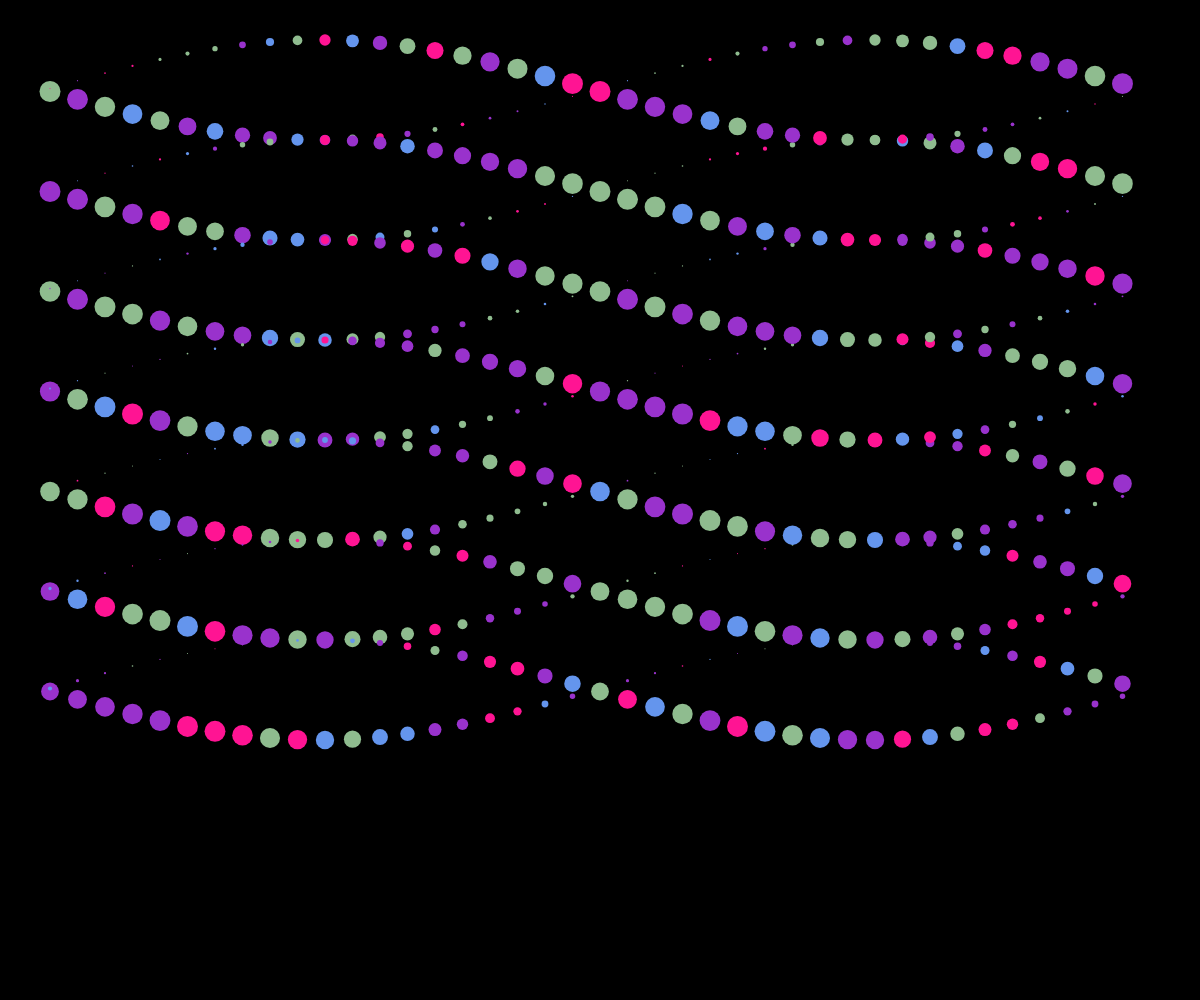
Frame 1 (no input)
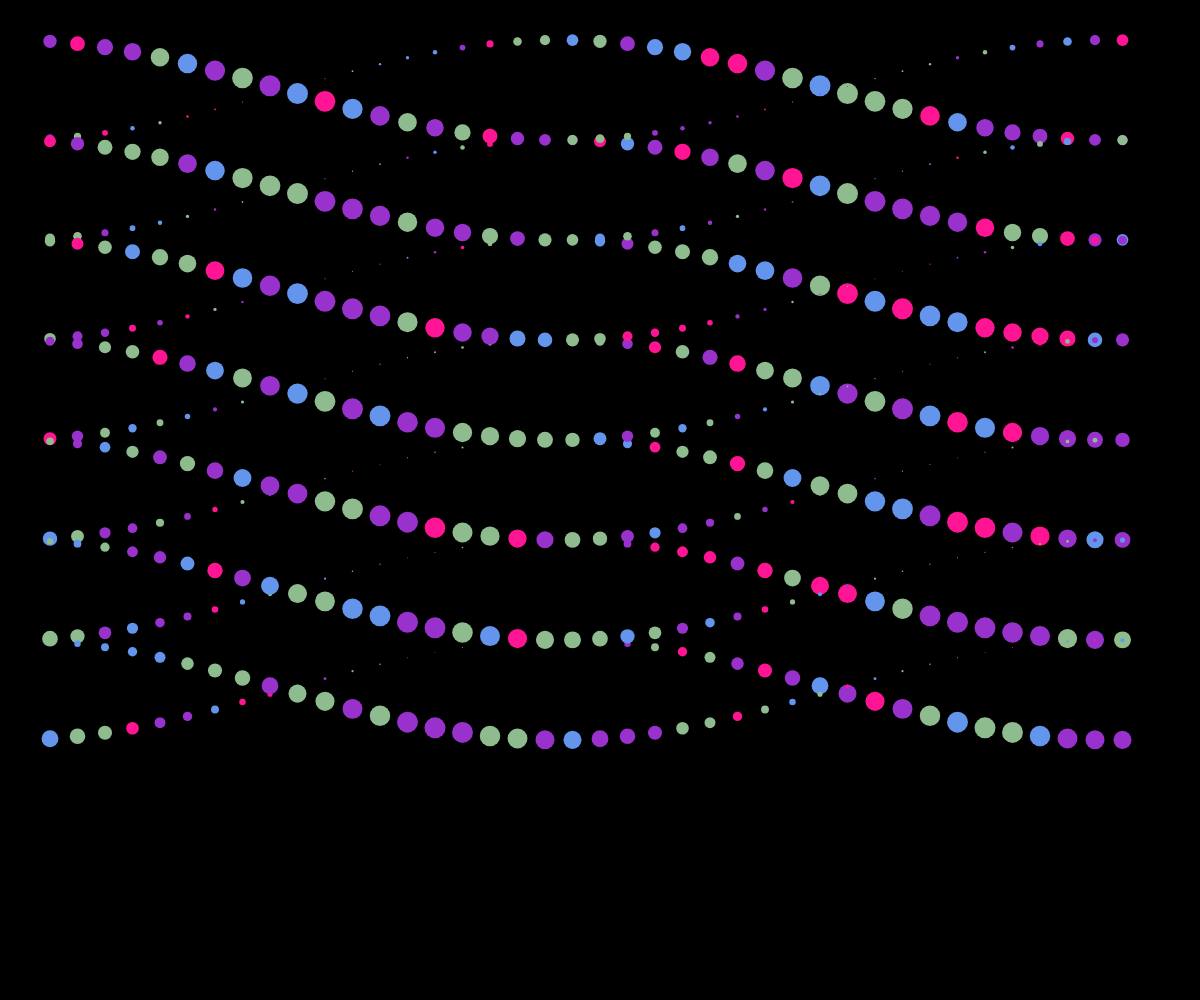
Frame 60 (no input)
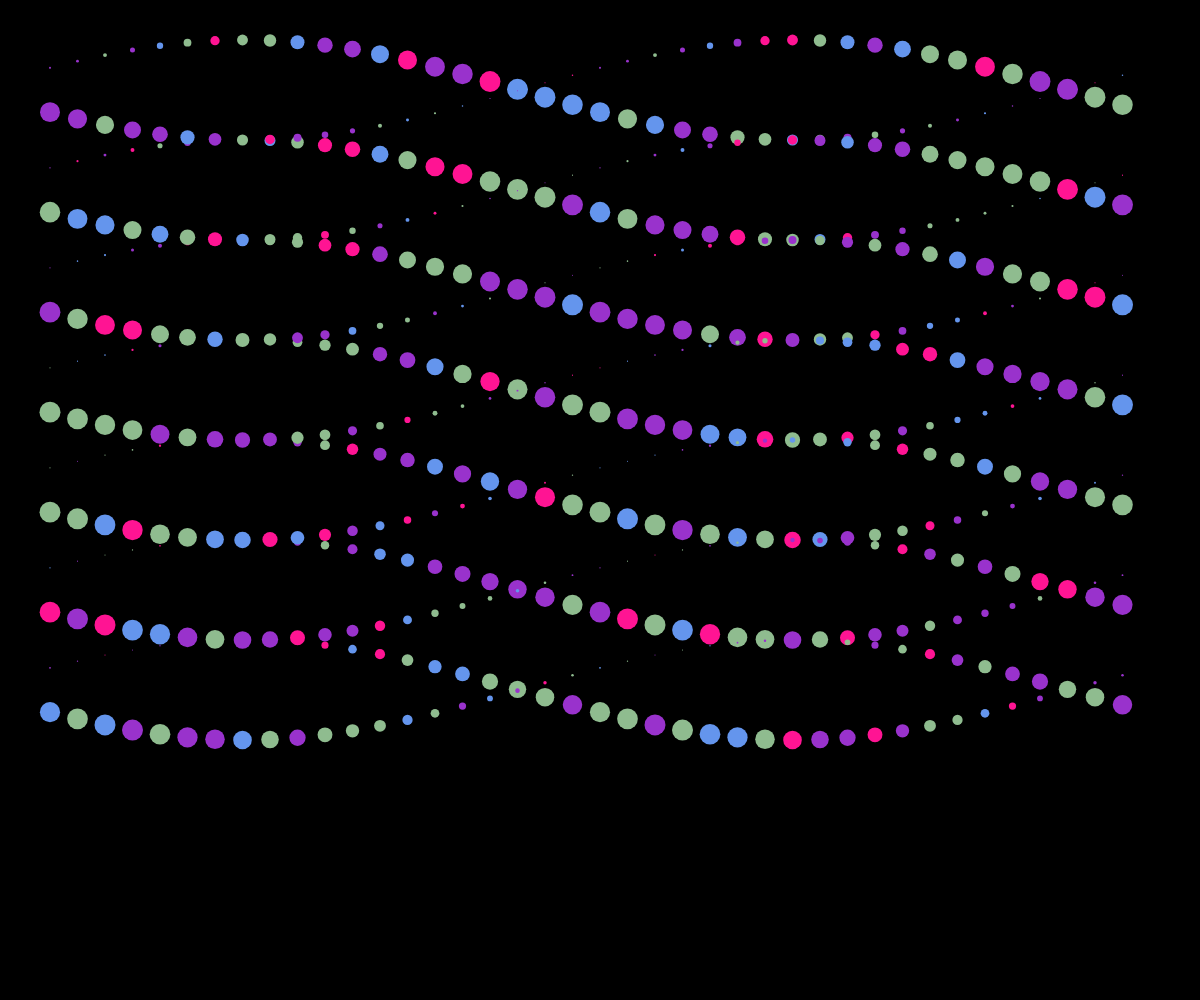
Frame 120 (the mouse pressed at the canvas centre since frame 60)

The p5.js sketch that drew these frames (run headless with seeded random() and noise() and a simulated clock; from frame 60 on, the mouse is pressed at the canvas centre):

// p5.js sketch
// ── sketch.js
function preload() {

}

function setup() {
  createCanvas(windowWidth, windowHeight);
  noStroke();

  inizio = 0;
  vel = 0.03;
  maxDimen = 20;
  numRighe = 70;
  numColonne = 40;
  numGiri = 2;

}

function draw() {
  background('black');
  inizio = frameCount * vel;

  for(var giri = 0; giri < numGiri; giri += 1) {
      var giriInizio = inizio + map(giri, 0, numGiri, 0, TWO_PI);

  for(var col = 0; col < numColonne; col += 1) {
      var colOffset = map(col, 0, numColonne, 0, TWO_PI);
      var x = map(col, 0, numColonne, 50, width - 50);

  for(var rig = 0; rig < numRighe; rig += 10) {
      var y = 90 + rig * 10 + sin(giriInizio + colOffset) * 50;
      var dimOffset = (cos(giriInizio - (rig / numRighe) + colOffset) + 1.1) * 0.5;
      var dimen = dimOffset * maxDimen;

      var colorList = ['CornflowerBlue', 'DarkOrchid', 'DarkSeaGreen', 'DeepPink'];
      var index = Math.round(random() * (colorList.length - 1));
      fill(color(colorList[index]));
      ellipse(x, y, dimen, dimen);

      }
    }
  }

}
